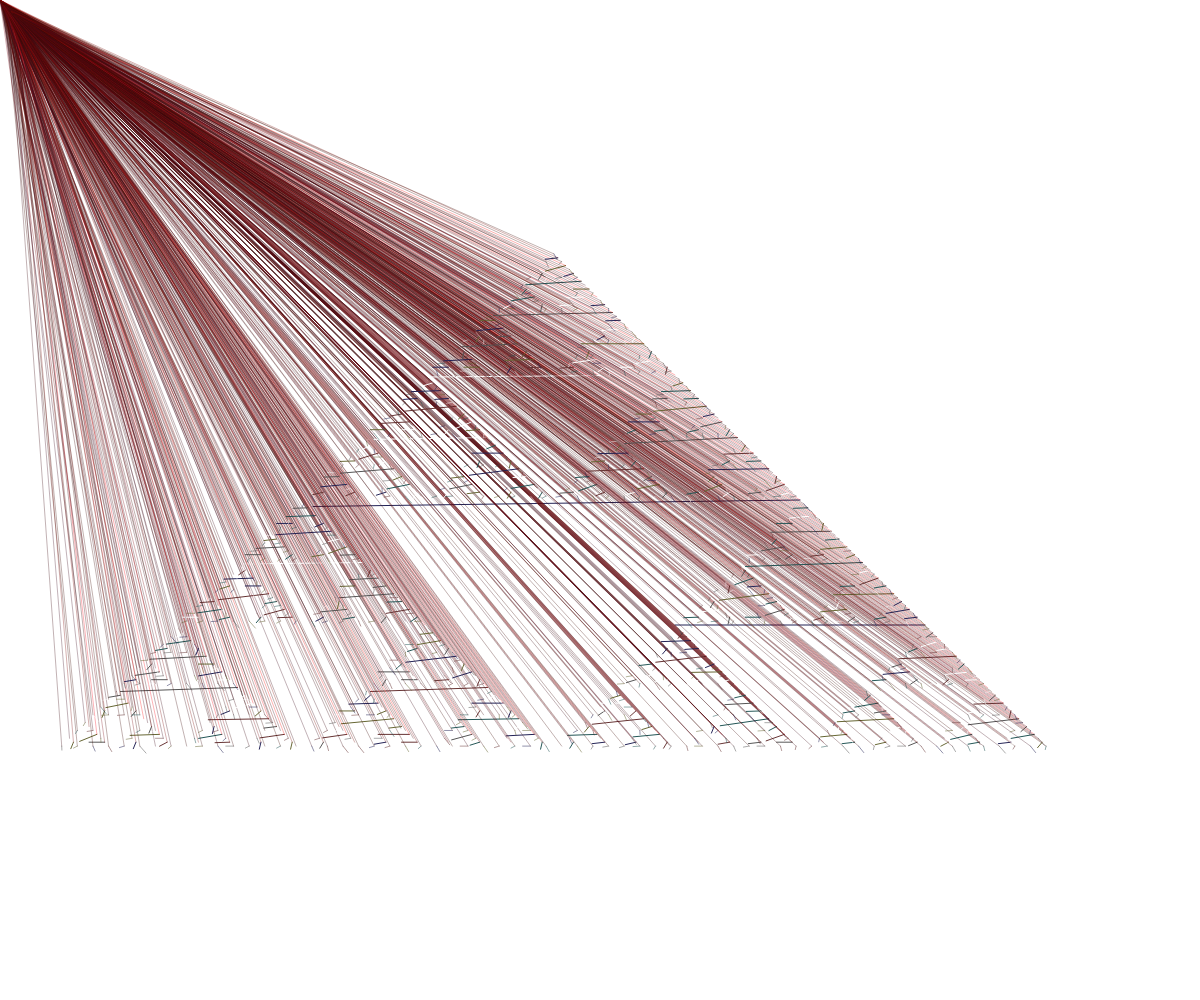
Frame 1 (no input)
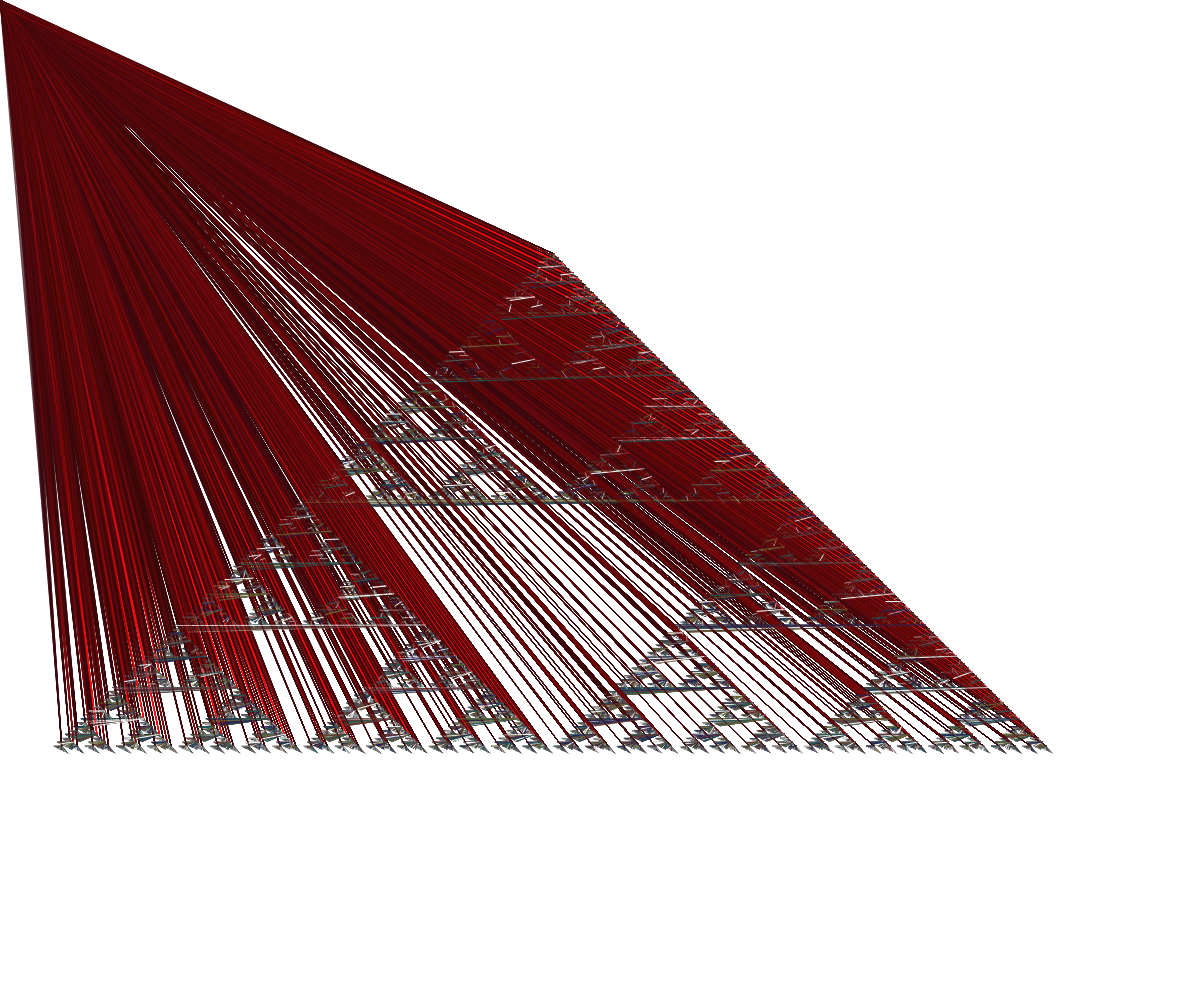
Frame 60 (no input)
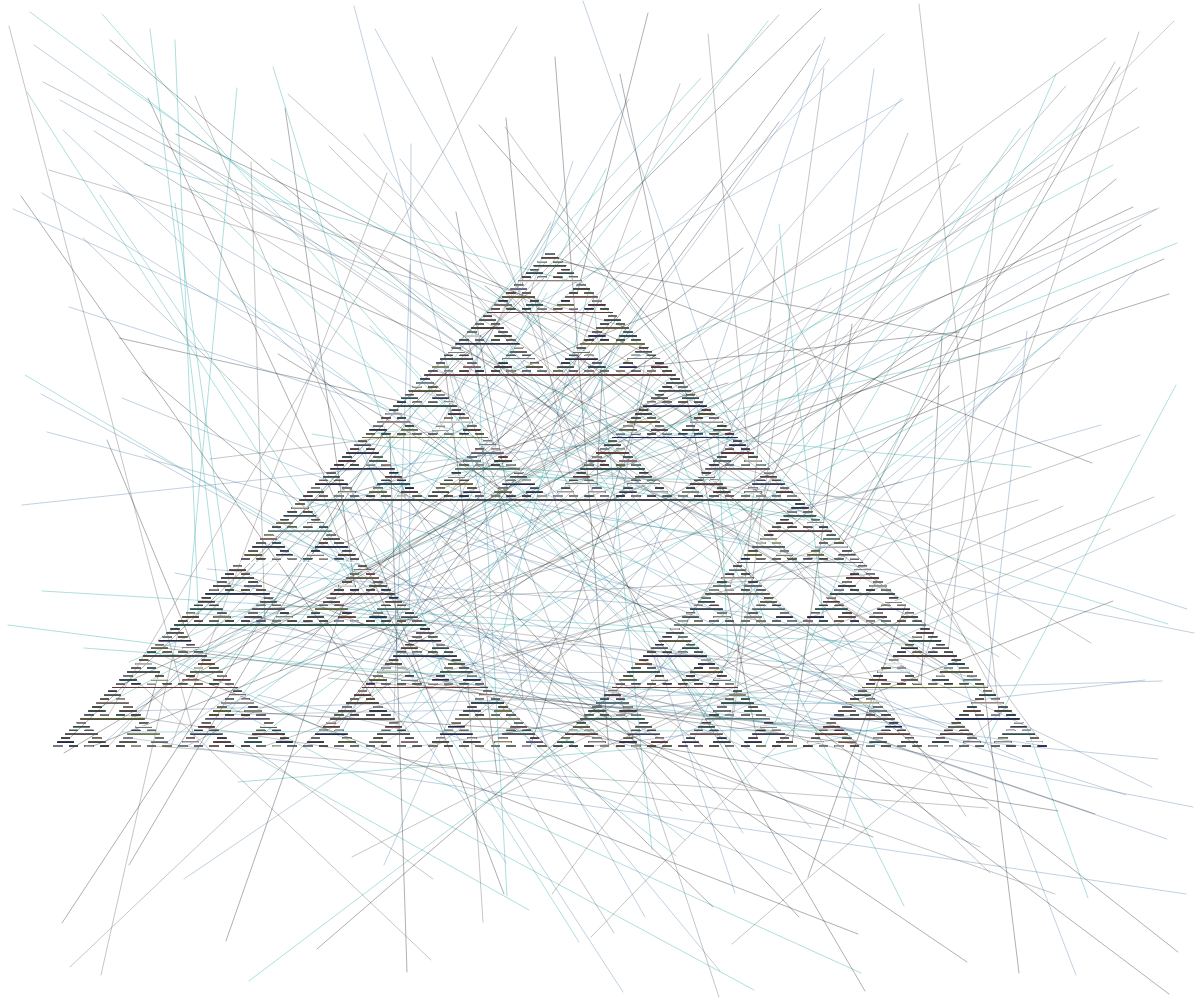
Frame 120 (the mouse pressed at the canvas centre since frame 60)

The p5.js sketch that drew these frames (run headless with seeded random() and noise() and a simulated clock; from frame 60 on, the mouse is pressed at the canvas centre):

// p5.js sketch
// ── sketch.js

let showTriangle = true;
let randMode = false;
let count = 0;

//Setup
function setup() {
	alert("Blood Fractal- The symmetry of the recursive triangle yet slight bending of its lines represent the chaotic, organized chaos of nature. The red lines that web from its verticies allow you to create a 3d fractle using the base as your brush, symbolizing how all art stems from the chaos of the world we come from. If you click, the webbing will switch to randomized lines being drawn from the verticies, and the triangle stops wiggling, this is suppose to represent the opposite of the piror mode, unchaotic base, yet chaoic brush, or art that stems from it. Yin and Yang so to speak. The webbing is red, as it represents the boldness of human nature/art. The background is white, as it represents life: or the canvas to be painted, a story to write.");
	background(0);
	createCanvas(windowWidth, windowHeight);
}

//Clear drawing
function mousePressed() {
	clear();
	randMode = !randMode;
  }


//Main
function draw() {
	//stroke(255, 255, 255, length * 8);
	//line((width/4), (height)/2, (width/4 + height/2), height/2, (width/4+height /4), (width/4+height/2));
	recursiveTri(width/4, height, height);
	
    
}

//Triangles/Web
const recursiveTri = (x, y, length) => {
	if (length < 8) {
		return;
	}

	//Wiggle
	let randomVal = Math.floor(Math.random() *15);

	if (randMode)
		randomVal = 0;

	//Opacity of web
	let randomVal2 = Math.floor(Math.random() *30); 

	//Color for triangles
	let colorSchemeT = [[34, 34, 85], [34, 85, 85], [255, 255, 255], [102, 102, 51], [102, 51, 51], [85, 85, 85]];
	let randomColorT= Math.floor(Math.random() * 6);

	let randomValRT = colorSchemeT[randomColorT][0]; 
	let randomValGT = colorSchemeT[randomColorT][1];
	let randomValBT = colorSchemeT[randomColorT][2]; 

	//Color for Web (Random - Streaks)
	let colorSchemeW = [[5, 150, 150], [60, 110, 155], [75, 75,75], [0,0,0]];
	let randomColorW = Math.floor(Math.random() * 4);

	let randomValRW = colorSchemeW[randomColorW][0]; 
	let randomValGW = colorSchemeW[randomColorW][1];
	let randomValBW = colorSchemeW[randomColorW][2]; 


	//Draw triangles
	stroke(randomValRT, randomValGT, randomValBT, length * 8, 0);
	line((x+randomVal), (y+randomVal)/2, (x + length/2), y/2, (x+length /4), (y+length/2));

	//Web at verticies (Random - Streaks)
	if (randMode)
	{
		count ++;
		if (count > 200)
		{
			stroke(randomValRW, randomValGW, randomValBW, 80);
			let randomX = Math.floor(Math.random() * width);
			let randomY = Math.floor(Math.random() * height);
			line((randomX+randomVal), (randomY+randomVal), (x + length/2), y/2, (x+length /4), (y+length/2));
			count = 0;
		}
	}

	else
	{
		//Web at verticies (3D Fractical - Brush)
		stroke(length*4, 10, randomVal2, 80);
		line((mouseX+randomVal), (mouseY+randomVal), (x + length/2), y/2, (x+length /4), (y+length/2));
	}

	//line((mouseX+randomVal), (mouseY+randomVal), (x + length/2), y/2, (x+length /4), (y+length/2));



	//Triangle Math
	let newLength = length / 2;
	
	let xVal1 = x - newLength / 4;
	let yVal1 = y + newLength / 2;
	recursiveTri(xVal1, yVal1, newLength);
	
	let x2 = x + 3 * newLength / 4;
	let y2 = y + newLength / 2;
	recursiveTri(x2, y2, newLength);
	
	let x3 = x + newLength / 4;
	let y3 = y - newLength / 2;
	recursiveTri(x3, y3, newLength);
	};
